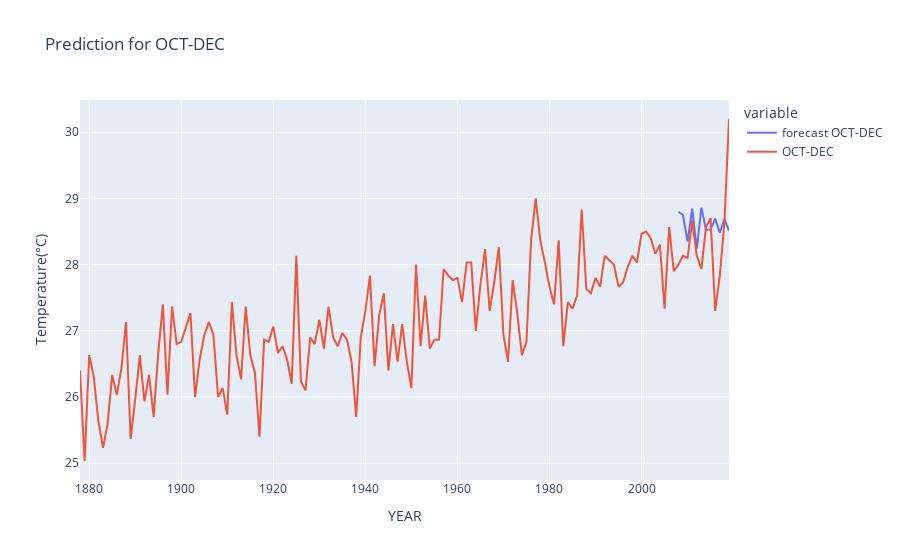

The cell this chart's notebook holds for it:
### Code cell
import plotly.express as px
df['forecast OCT-DEC']=model.predict(start=130,end=141,dynamic=True,typ='levels')
fig = px.line(df,y=["forecast OCT-DEC","OCT-DEC"],labels={"value":"Temperature(°C)"},title="Prediction for OCT-DEC")
fig.show()

### Figure 1 — Plotly figure (JSON) as saved in the notebook; plotly's stock layout.template omitted (floating-point values rounded to 4 significant figures; data arrays with more than 128 entries replaced by an {"elided": "..."} marker saying what was removed)
{"data": [{"hovertemplate": "variable=forecast OCT-DEC<br>YEAR=%{x}<br>Temperature(°C)=%{y}<extra></extra>", "legendgroup": "forecast OCT-DEC", "line": {"color": "#636efa", "dash": "solid"}, "mode": "lines", "name": "forecast OCT-DEC", "orientation": "v", "showlegend": true, "type": "scatter", "x": {"elided": "142 str values"}, "xaxis": "x", "y": {"elided": "142 float values"}, "yaxis": "y"}, {"hovertemplate": "variable=OCT-DEC<br>YEAR=%{x}<br>Temperature(°C)=%{y}<extra></extra>", "legendgroup": "OCT-DEC", "line": {"color": "#EF553B", "dash": "solid"}, "mode": "lines", "name": "OCT-DEC", "orientation": "v", "showlegend": true, "type": "scatter", "x": {"elided": "142 str values"}, "xaxis": "x", "y": {"elided": "142 float values"}, "yaxis": "y"}], "layout": {"legend": {"title": {"text": "variable"}, "tracegroupgap": 0}, "title": {"text": "Prediction for OCT-DEC"}, "xaxis": {"anchor": "y", "domain": [0, 1], "title": {"text": "YEAR"}}, "yaxis": {"anchor": "x", "domain": [0, 1], "title": {"text": "Temperature(°C)"}}}}
